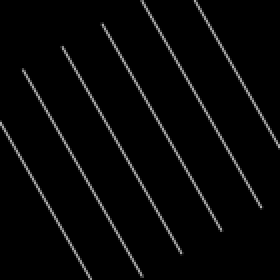
#> input picture data/test_images_1/fibres_vf0.01_theta90_phi60_rescaled.png, 140 x 140 px (shown 2 times larger); its folder holds only this picture in this run
$ python ex1_struct_tensor.py   (older library calls are emulated)
#> lines starting #> are read from the running program, lines starting #| are printed output that depends on the picture; long printed decimals are rounded
### fiborient.py
"""
Functions for analysis of fibre orientation state in projected images of FRC.
"""
import numpy as np
from matplotlib_settings import *
from itertools import product, combinations


SECONDORDER_SIZE_3D = 3
FOURTHORDER_SIZE_3D = 9


# TODO: change all angular arguments to radian units.

# [27 lines left out: functions delta, theo_orient_tensor_2D, theo_orient_tensor_3D, not called in this run]


def orient_tensor_2D(prob_phi, phi_valsDeg, order=2):
    if len(phi_valsDeg) == len(prob_phi) + 1:
        phi_valsDeg = 0.5 * (phi_valsDeg[:-1] + phi_valsDeg[1:])
    elif len(phi_valsDeg) == len(prob_phi):
        pass
    else:
        raise ValueError("check dimensions of prob_phi and phi_vals: {0}, {1}".format(len(prob_phi), len(phi_valsDeg)))

    # check for total probability = 1
    d_phi = np.mean(phi_valsDeg[1:] - phi_valsDeg[:-1])  # mean bin width of phi values (delta_phi)
    total_prob = np.sum(prob_phi) * d_phi
    if not np.isclose(total_prob, 1.):
        print("Total probability not 1: {:1.2f}".format(total_prob))
    # else:
    #     print("Total probability: {:1.2f}".format(total_prob))

    # setup
    coords = (0, 1)  # possible coordinates in 2D space
    base = tuple([coords] * order)  # tensor space dimension = coords * order
    indices = list(product(*base))  # all possible tensor indices Qijkl

    # direction cosines
    u = np.zeros((2, len(phi_valsDeg)))
    u[0, :] = np.cos(np.deg2rad(phi_valsDeg))
    u[1, :] = np.sin(np.deg2rad(phi_valsDeg))

    # Orientation Tensor
    Q = []
    for indx in indices:
        # print("index: ", indx)
        elem = prob_phi
        for i in indx:
            elem = elem * u[i, :]
        Q.append(np.sum(elem))
    Q = np.array(Q).reshape((order, order)) * d_phi

    if order==2:
        A = Q - 0.5*np.eye(order)

    elif order==4:
        Q2, A2 = orient_tensor_2D(prob_phi, phi_valsDeg, order=2)
        # print("Tr(Q2_theo): ", np.trace(Q2_theo))
        A = np.copy(Q).ravel()

        for itrno, indx in enumerate(indices):
            s = set(range(4))
            term1 = 0
            term2 = 0
            for comb in combinations(s, 2):
                i, j = tuple(indx[m] for m in comb)
                k, l = tuple(indx[m] for m in s.difference(set(comb)))
                # print("i, j, k, l: ", i, j, k, l)
                term1 += delta(i, j) * Q2[k, l]
                term2 += delta(i, j) * delta(k, l)
            A[itrno] = A[itrno] - (term1 / 6) + (term2 / 48)
        A = A.reshape(Q.shape)

    # check:
    tr = Q.trace()
    if not np.isclose(tr, 1.):
        print("Trace of orientation tensor not 1: {:1.2f}".format(tr))

    # check:
    tr = A.trace()
    if not np.isclose(tr, 0.):
        print("Trace of anisotropy tensor not 0: {:1.2f}".format(tr))

    return Q, A


# [314 lines left out: functions orient_tensor_from_FTimage, sanitize_2Dtensor, tensor2odf_2D, joint_probability_3D, orient_tensor_3D, cycle_indices and 5 more, not called in this run]

### matplotlib_settings.py
"""
Matplotlib settings for preparing consistent and beautiful figures for thesis.
_____________________________________________________________________________
@ Lakshminarayanan Mohana Kumar
updated on: 24th Aug 2021.
"""
import matplotlib as mpl
from matplotlib import pyplot as plt
import seaborn as sns

__version__ = '1.4'

# units
# 1 pt = 1/72 in = 0.353 mm
# DPI   |   pt  |   dots
# 300       1       4.17
# 600       1       8.33
# 1000      1       13.89

# Figure widths
fig_width_sml = 3.543  # in
fig_width_med = 5.512  # in
fig_width_lrg = 7.480  # in

# aspect ratio
eql = 1.
med = 1.5
phi = 1.618  # golden ratio
dbl = 2.

ANGLE_TICK_LABELS_0_PI = ["0", "$\\frac{\pi}{6}$", "$\\frac{\pi}{3}$", "$\\frac{\pi}{2}$",
                          "$\\frac{2\pi}{3}$", "$\\frac{5\pi}{6}$", "$\pi$"]  # [0, pi]

ANGLE_TICK_LABELS_0_2PI = ["0", "$\\frac{\pi}{6}$", "$\\frac{\pi}{3}$", "$\\frac{\pi}{2}$",
                           "$\\frac{2\pi}{3}$", "$\\frac{5\pi}{6}$", "$\pi$",
                           "$\\frac{7\pi}{6}$", "$\\frac{4\pi}{3}$", "$\\frac{3\pi}{2}$",
                           "$\\frac{5\pi}{3}$", "$\\frac{11\pi}{6}$", "$2\pi$"]  # [0, 2pi]

ANGLE_TICK_LABELS_0_PIBY2 = ["0", "$\\frac{\pi}{6}$", "$\\frac{\pi}{3}$", "$\\frac{\pi}{2}$"]  # [0, pi/2]

ANGLE_TICK_LABELS_nPIBY2 = ["$\\frac{-\pi}{2}$", "$\\frac{-\pi}{3}$", "$\\frac{-\pi}{6}$", "0",
                            "$\\frac{\pi}{6}$", "$\\frac{\pi}{3}$", "$\\frac{\pi}{2}$"]  # [-pi/2, pi/2]

ANGLE_TICK_LABELS_nPI = ["$-\pi$", "$\\frac{-5\pi}{6}$", "$\\frac{-2\pi}{3}$", "$\\frac{-\pi}{6}$", "0",
                         "$\\frac{\pi}{6}$", "$\\frac{\pi}{3}$", "$\\frac{\pi}{2}$", "$\\frac{2\pi}{3}$",
                         "$\\frac{5\pi}{6}$", "$\pi$"]  # [-pi, pi]

ANGLE_TICK_LABEL_DICT = {len(ANGLE_TICK_LABELS_0_PIBY2): ANGLE_TICK_LABELS_0_PIBY2,
                         len(ANGLE_TICK_LABELS_0_PI): ANGLE_TICK_LABELS_0_PI,
                         len(ANGLE_TICK_LABELS_0_2PI): ANGLE_TICK_LABELS_0_2PI,
                         -len(ANGLE_TICK_LABELS_nPIBY2): ANGLE_TICK_LABELS_nPIBY2,
                         -len(ANGLE_TICK_LABELS_nPI): ANGLE_TICK_LABELS_nPI
                        }


def set_fig_size(width=fig_width_sml, aspect_ratio=phi, rotated=False):
    if not rotated:
        return width, width/aspect_ratio
    else:
        return width/aspect_ratio, width

# fsize = 10
font = "Times New Roman"
# font = "times"

sns.set(style='ticks',
        palette='deep',
        rc={'font.family': font,
            # "font.size": fsize,
            # "axes.titlesize": fsize,
            # "axes.labelsize": fsize
            }
        )

# LINES
mpl.rcParams['lines.linewidth'] = 1.5
mpl.rcParams['lines.markersize'] = 5

# FONT
mpl.rcParams['font.family'] = 'serif'
mpl.rcParams['font.serif'] = font
mpl.rcParams['font.size'] = 10.0
mpl.rcParams['font.weight'] = 'normal'

# AXES
mpl.rcParams['axes.linewidth'] = 0.5
mpl.rcParams['axes.titlesize'] = 12.
mpl.rcParams['axes.titleweight'] = 'bold'
mpl.rcParams['axes.labelsize'] = 10.
mpl.rcParams['axes.labelweight'] = 'bold'

# TICKS
mpl.rcParams['xtick.labelsize'] = 10.
mpl.rcParams['xtick.major.size'] = 5        # major tick size in points
mpl.rcParams['xtick.minor.size'] = 2.5      # minor tick size in points
mpl.rcParams['xtick.major.width'] = 0.8     # major tick width in points
mpl.rcParams['xtick.minor.width'] = 0.8     # minor tick width in points
# mpl.rcParams['xtick.major.pad'] = 3.5     # distance to major tick label in points
# mpl.rcParams['xtick.minor.pad'] = 3.4     # distance to the minor tick label in points
mpl.rcParams['ytick.labelsize'] = 10.
mpl.rcParams['ytick.major.size'] = 5        # major tick size in points
mpl.rcParams['ytick.minor.size'] = 2.5      # minor tick size in points
mpl.rcParams['ytick.major.width'] = 0.8     # major tick width in points
mpl.rcParams['ytick.minor.width'] = 0.5     # minor tick width in points
# mpl.rcParams['ytick.major.pad'] = 3.5     # distance to major tick label in points
# mpl.rcParams['ytick.minor.pad'] = 3.4     # distan    ce to the minor tick label in points

# GRIDS
# mpl.rcParams['grid.alpha'] = 0.5

# LEGEND
mpl.rcParams['legend.fancybox'] = False     # if True, use a rounded box for the legend background
mpl.rcParams['legend.edgecolor'] = '0.2'    # background patch boundary color
mpl.rcParams['legend.markerscale'] = 1.0    # the relative size of legend markers vs. original
mpl.rcParams['legend.fontsize'] = 10.0
mpl.rcParams['patch.linewidth'] = 0.5       # legend frame lw. Note: affects other patches*
# Dimensions as fraction of font size:
mpl.rcParams['legend.borderpad'] = 0.3      # border whitespace
mpl.rcParams['legend.labelspacing'] = 0.5   # the vertical space between the legend entries
mpl.rcParams['legend.handlelength'] = 2.0   # the length of the legend lines
mpl.rcParams['legend.handleheight'] = 0.7   # the height of the legend handle
mpl.rcParams['legend.handletextpad'] = 0.6  # the space between the legend line and legend text
mpl.rcParams['legend.borderaxespad'] = 0.2  # the border between the axes and legend edge
mpl.rcParams['legend.columnspacing'] = 0.5  # column separation

# FIGURE
mpl.rcParams['figure.titlesize'] = 12.
mpl.rcParams['figure.titleweight'] = 'bold'
mpl.rcParams['figure.figsize'] = set_fig_size()
mpl.rcParams['figure.dpi'] = 600

mpl.rcParams['figure.constrained_layout.use'] = True

# LaTex
mpl.rcParams['mathtext.fontset'] = 'custom'
mpl.rcParams['mathtext.rm'] = 'Times New Roman'
mpl.rcParams['mathtext.it'] = 'Times New Roman:italic'
mpl.rcParams['mathtext.bf'] = 'Times New Roman:bold'

### structure_tensor/ex1_struct_tensor.py
"""
Ex-1: basic implementation of structure tensor for detection of fibre orientation.
Objective:
Study the accuracy of structure tensor based detection of fibre orientation.
Images used have unidirectional array of fibres (single phi value).
    1. estimation of gradient-based structure tensor at every pixel.
    2. estimation of local fibre orientation at every pixel.
    3. masking with fibre regions to select only fibre orientation (separated from background).
    4. probability distribution of orientation.
    5. orientation and anisotropy tensors for the orientation state.
------------------------------------------------------------------------------------------------
@ Lakshminarayanan Mohana Kumar
10th July 2021
"""

from os import path
from glob import glob
import numpy as np
from matplotlib_settings import *
from matplotlib import pyplot as plt
import skimage.io  as skio
import skimage.feature as skfeature
from fiborient import orient_tensor_2D

dataDir = "../data/test_images_1"
fileSelection = "*_theta90_phi*.png"  # regex
outDir = "../data/ex1_res"
outFname = "theta90_s1"

filenames = glob(path.join(dataDir, fileSelection))
numFiles = len(filenames)
print("{} files detected.".format(numFiles))

# --------------------------------------------------------------------------------------------------
# Function Definitions


def fibre_orientation_plot(fibre_img, orientation_dataDeg):
    m, n = fibre_img.shape
    if orientation_dataDeg.ndim < 2:
        orientation_dataDeg = orientation_dataDeg.reshape(fibre_img.shape)
    assert fibre_img.shape == orientation_dataDeg.shape

    fib_indices = np.nonzero(fibre_img)  # extracting locations (indices) of fibres in the image
    orient_vals = orientation_dataDeg[fib_indices]

    f = plt.figure(figsize=(2.25, 1.5), dpi=120, frameon=False)
    ax = f.gca()
    ax.axis('off')
    x = fib_indices[1]
    y = m - fib_indices[0]
    plt.scatter(x, y, c=orient_vals, cmap='viridis', vmin=-90, vmax=90)
    cticks = np.arange(-90, 95, 30)
    cbar = plt.colorbar(ticks=cticks)
    plt.text(0.5, 1, "mean $\phi$= {:2.1f}".format(orient_vals.mean()))

    return f, fib_indices, orient_vals


def fibre_orientation_hist(orient_vals, bins=np.arange(-90, 95, 15)):
    f = plt.figure(figsize=(2.25, 1.5), dpi=120)
    ax = f.gca()
    hist, b, _ = ax.hist(orient_vals, bins=bins, density=True)
    ax.set_xticks(np.arange(-90, 95, 30))
    ax.set_xlabel("$\phi$ [deg]")
    ax.set_ylabel("p($\phi$)")
    return f, hist, bins


def extract_phiID(filename):
    fparts = path.split(filename)
    fNameparts = fparts[1].split('_')
    phiDetect = lambda x: x.startswith('phi')
    phiID = [p for p in filter(phiDetect, fNameparts)]

    return phiID[0]

# --------------------------------------------------------------------------------------------------
# Analysis


with open(path.join(outDir, outFname+'.txt'), 'w+') as fout:
    for fname in filenames:
        phiID = extract_phiID(fname)
        print('\n', phiID)
        # Read file
        img = skio.imread(fname, as_gray=True)  # read image
#> img is the input picture: shape (140, 140); min 0, max 183, mean 6.9
        print("Image shape: ", img.shape)
#| Image shape:  (140, 140)

        # Structure Tensor
        # ST = [[fx*fx, fx*fy], [fy*fx, fy*fy]]
        ST = skfeature.structure_tensor(img, sigma=1, order='xy')  # estimation of structure tensor at every pixel
#> ST = 3 items
        STxx, STxy, STyy = ST
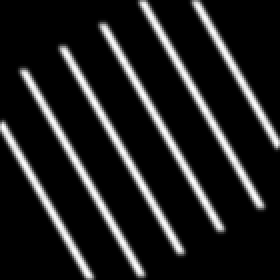
#> STxx: shape (140, 140) float64 (shown 2 times larger); min 0, max 2.36, mean 0.299; drawn with min black and max white
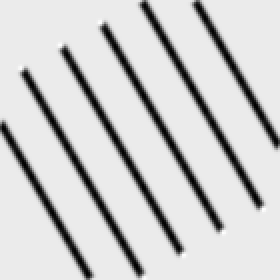
#> STxy: shape (140, 140) float64 (shown 2 times larger); min -1.18, max 0.0996, mean -0.152; drawn with min black and max white
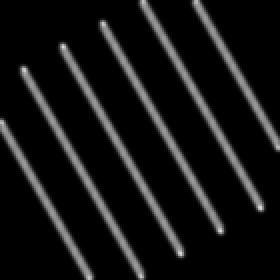
#> STyy: shape (140, 140) float64 (shown 2 times larger); min 0, max 0.859, mean 0.0821
        phi_px = -np.rad2deg(0.5 * np.arctan2(2*STxy, (STyy - STxx)))  # local orientation
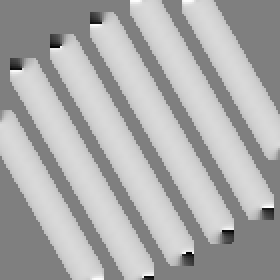
#> phi_px: shape (140, 140) float64 (shown 2 times larger); min -89.57, max 89.89, mean 31.6; drawn with min black and max white
        # print(phi_px.min(), phi_px.max())

        phi_plot, fib_indices, phi_vals = fibre_orientation_plot(img, phi_px)
#> in fibre_orientation_plot, `fib_indices = np.nonzero(fibre_img)`: fib_indices = 1911 positions, rows 0 to 139, columns 0 to 139
#> in fibre_orientation_plot, `orient_vals = orientation_dataDeg[fib_indices]`: orient_vals = 1911 values, max 85.92 at index 194, min -87.92 at index 1714, mean 62.59
#> in fibre_orientation_plot, `x = fib_indices[1]`: x = 1911 values, max 139 at index 991, min 0 at index 776, mean 70.01
#> in fibre_orientation_plot, `y = m - fib_indices[0]`: y = 1911 values, max 140 at index 0, min 1 at index 1907, mean 70.95
#> fib_indices = 1911 positions, rows 0 to 139, columns 0 to 139; phi_vals has the same summary as orient_vals in fibre_orientation_plot
        phi_hist, p_phi, phi_bins = fibre_orientation_hist(phi_vals)
#> in fibre_orientation_hist, `hist, b, _ = ax.hist(orient_vals, bins=bins, density=True)`: hist = [6.98e-05, 0.000105, 3.49e-05, 0, 3.49e-05, 0, 0, 3.49e-05, 0.00014, 0.000663, 0.0652, 0.000349]; b = [-90, -75, -60, -45, -30, -15, 0, 15, 30, 45, 60, 75, 90]
#> p_phi has the same summary as hist in fibre_orientation_hist; phi_bins has the same summary as b in fibre_orientation_hist

        # 2D orientation tensor
        Q_phi, A_phi = orient_tensor_2D(p_phi, phi_bins)
#> in orient_tensor_2D, `phi_valsDeg = 0.5 * (phi_valsDeg[:-1] + phi_valsDeg[1:])`: phi_valsDeg = [-82.5, -67.5, -52.5, -37.5, -22.5, -7.5, 7.5, 22.5, 37.5, 52.5, 67.5, 82.5]
#> in orient_tensor_2D, `d_phi = np.mean(phi_valsDeg[1:] - phi_valsDeg[:-1])`: d_phi = 15
#> in orient_tensor_2D, `total_prob = np.sum(prob_phi) * d_phi`: total_prob = 1
#> after the loop in orient_tensor_2D, `for indx in indices:`: Q = [0.00998, 0.0234, 0.0234, 0.0567]
#> in orient_tensor_2D, `Q = np.array(Q).reshape((order, order)) * d_phi`: Q = [[0.15, 0.352], [0.352, 0.85]]
#> in orient_tensor_2D, `A = Q - 0.5*np.eye(order)`: A = [[-0.35, 0.352], [0.352, 0.35]]
#> in orient_tensor_2D, `tr = Q.trace()`: tr = 1
#> in orient_tensor_2D, `tr = A.trace()`: tr = -1.11e-16
#> Q_phi = [[0.15, 0.352], [0.352, 0.85]]; A_phi = [[-0.35, 0.352], [0.352, 0.35]]
        print(Q_phi)
#| [[0.1497 0.3515]
#|  [0.3515 0.8503]]
        print(A_phi)
#| [[-0.3503  0.3515]
#|  [ 0.3515  0.3503]]
#> `# fout.write('\n\n')`:
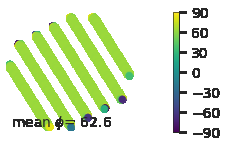
#> figure drawn by matplotlib, 2 panels
#> `# fout.write('\n\n')`:
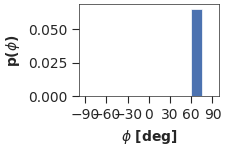
#> figure drawn by matplotlib, 1 panel; tallest bar 0.0652 high, from x = 60 to 75

        # [9 lines of commented-out code are left out]

$ run again, on data/test_images_1/fibres_vf0.01_theta90_phi70_rescaled.png
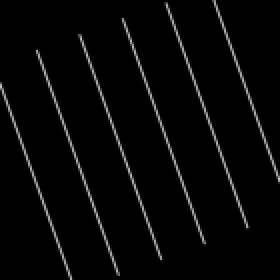
#> input picture data/test_images_1/fibres_vf0.01_theta90_phi70_rescaled.png, 140 x 140 px (shown 2 times larger)
#> img is the input picture: shape (140, 140); min 0, max 196, mean 7.1
#| Image shape:  (140, 140)
#> ST = 3 items
#> `phi_px = -np.rad2deg(0.5 * np.arctan2(2*STxy, (STyy - STxx)))`:
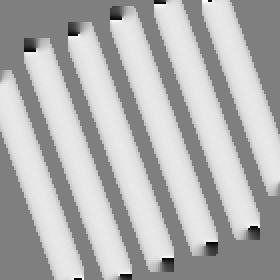
#> phi_px: shape (140, 140) float64 (shown 2 times larger); min -90, max 89.57, mean 35.6; drawn with min black and max white
#> in fibre_orientation_plot, `fib_indices = np.nonzero(fibre_img)`: fib_indices = 1984 positions, rows 0 to 139, columns 0 to 139
#> orient_vals = 1984 values, max 88.14 at index 1983, min -89.73 at index 231, mean 72.34
#> x = 1984 values, max 139 at index 1303, min 0 at index 461, mean 69.94
#> y = 1984 values, max 140 at index 0, min 1 at index 1981, mean 71.1
#> `phi_plot, fib_indices, phi_vals = fibre_orientation_plot(img, phi_px)`: fib_indices = 1984 positions, rows 0 to 139, columns 0 to 139; phi_vals has the same summary as orient_vals in fibre_orientation_plot
#> hist = [0.000202, 0.000101, 0, 3.36e-05, 0, 0, 3.36e-05, 6.72e-05, 0.000168, 0.000235, 0.0652, 0.000638]; b = [-90, -75, -60, -45, -30, -15, 0, 15, 30, 45, 60, 75, 90]
#> p_phi has the same summary as hist in fibre_orientation_hist; phi_bins has the same summary as b in fibre_orientation_hist
#> phi_valsDeg = [-82.5, -67.5, -52.5, -37.5, -22.5, -7.5, 7.5, 22.5, 37.5, 52.5, 67.5, 82.5]
#> d_phi = 15
#> total_prob = 1
#> after the loop in orient_tensor_2D, `for indx in indices:`: Q = [0.00988, 0.0233, 0.0233, 0.0568]
#> in orient_tensor_2D, `Q = np.array(Q).reshape((order, order)) * d_phi`: Q = [[0.148, 0.349], [0.349, 0.852]]
#> A = [[-0.352, 0.349], [0.349, 0.352]]
#> in orient_tensor_2D, `tr = Q.trace()`: tr = 1
#> in orient_tensor_2D, `tr = A.trace()`: tr = 2.22e-16
#> Q_phi = [[0.148, 0.349], [0.349, 0.852]]; A_phi = [[-0.352, 0.349], [0.349, 0.352]]
#| [[0.1482 0.3491]
#|  [0.3491 0.8518]]
#| [[-0.3518  0.3491]
#|  [ 0.3491  0.3518]]
#> `# fout.write('\n\n')`:
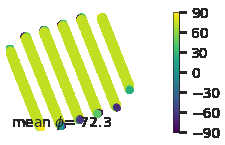
#> figure drawn by matplotlib, 2 panels
